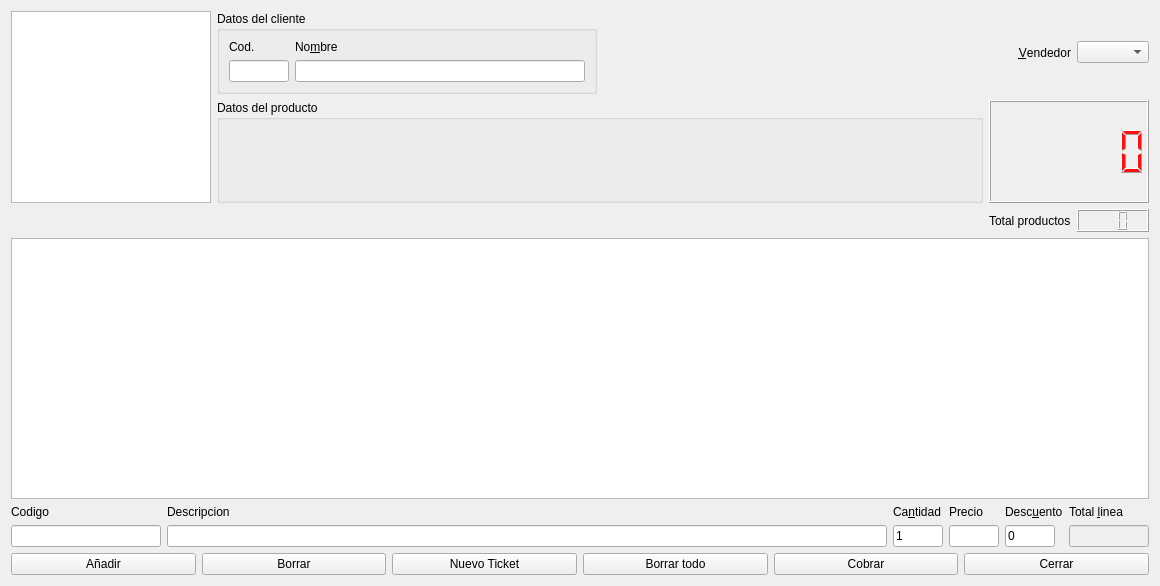
<?xml version="1.0" encoding="UTF-8"?>
<ui version="4.0">
 <class>Tpv</class>
 <widget class="QWidget" name="Tpv">
  <property name="windowModality">
   <enum>Qt::ApplicationModal</enum>
  </property>
  <property name="geometry">
   <rect>
    <x>0</x>
    <y>0</y>
    <width>1160</width>
    <height>586</height>
   </rect>
  </property>
  <property name="sizePolicy">
   <sizepolicy hsizetype="Maximum" vsizetype="Maximum">
    <horstretch>0</horstretch>
    <verstretch>0</verstretch>
   </sizepolicy>
  </property>
  <property name="windowTitle">
   <string>TPV</string>
  </property>
  <layout class="QGridLayout" name="gridLayout_3">
   <item row="5" column="0" colspan="5">
    <widget class="QTableView" name="tableView">
     <property name="editTriggers">
      <set>QAbstractItemView::NoEditTriggers</set>
     </property>
     <property name="selectionMode">
      <enum>QAbstractItemView::SingleSelection</enum>
     </property>
     <property name="selectionBehavior">
      <enum>QAbstractItemView::SelectRows</enum>
     </property>
    </widget>
   </item>
   <item row="4" column="4">
    <widget class="QLCDNumber" name="lcdProductos">
     <property name="font">
      <font>
       <weight>75</weight>
       <bold>true</bold>
      </font>
     </property>
     <property name="autoFillBackground">
      <bool>false</bool>
     </property>
     <property name="styleSheet">
      <string notr="true">color: rgb(0, 0, 255);</string>
     </property>
     <property name="inputMethodHints">
      <set>Qt::ImhNone</set>
     </property>
     <property name="digitCount">
      <number>3</number>
     </property>
    </widget>
   </item>
   <item row="4" column="3">
    <widget class="QLabel" name="label_6">
     <property name="text">
      <string>Total productos</string>
     </property>
    </widget>
   </item>
   <item row="0" column="3">
    <widget class="QLabel" name="label_vendedor">
     <property name="layoutDirection">
      <enum>Qt::LeftToRight</enum>
     </property>
     <property name="text">
      <string>&amp;Vendedor</string>
     </property>
     <property name="alignment">
      <set>Qt::AlignRight|Qt::AlignTrailing|Qt::AlignVCenter</set>
     </property>
     <property name="buddy">
      <cstring>comboBox_vendedor</cstring>
     </property>
    </widget>
   </item>
   <item row="1" column="3" rowspan="3" colspan="2">
    <widget class="QLCDNumber" name="lcdNumber_total">
     <property name="enabled">
      <bool>true</bool>
     </property>
     <property name="font">
      <font>
       <pointsize>14</pointsize>
      </font>
     </property>
     <property name="cursor">
      <cursorShape>ArrowCursor</cursorShape>
     </property>
     <property name="autoFillBackground">
      <bool>false</bool>
     </property>
     <property name="styleSheet">
      <string notr="true">color: rgb(255, 16, 16);</string>
     </property>
     <property name="inputMethodHints">
      <set>Qt::ImhNone</set>
     </property>
     <property name="frameShape">
      <enum>QFrame::Box</enum>
     </property>
     <property name="lineWidth">
      <number>1</number>
     </property>
     <property name="midLineWidth">
      <number>0</number>
     </property>
     <property name="smallDecimalPoint">
      <bool>false</bool>
     </property>
     <property name="digitCount">
      <number>6</number>
     </property>
     <property name="segmentStyle">
      <enum>QLCDNumber::Filled</enum>
     </property>
     <property name="value" stdset="0">
      <double>0.000000000000000</double>
     </property>
     <property name="intValue" stdset="0">
      <number>0</number>
     </property>
    </widget>
   </item>
   <item row="0" column="0" rowspan="4">
    <widget class="QTableView" name="tableViewTicketsPendientes">
     <property name="maximumSize">
      <size>
       <width>200</width>
       <height>16777215</height>
      </size>
     </property>
     <property name="editTriggers">
      <set>QAbstractItemView::NoEditTriggers</set>
     </property>
     <property name="alternatingRowColors">
      <bool>true</bool>
     </property>
     <property name="selectionMode">
      <enum>QAbstractItemView::SingleSelection</enum>
     </property>
     <property name="selectionBehavior">
      <enum>QAbstractItemView::SelectRows</enum>
     </property>
    </widget>
   </item>
   <item row="6" column="0" colspan="5">
    <layout class="QGridLayout" name="gridLayout">
     <item row="0" column="0">
      <widget class="QLabel" name="label">
       <property name="text">
        <string>Codigo</string>
       </property>
       <property name="buddy">
        <cstring>lineEdit_cod</cstring>
       </property>
      </widget>
     </item>
     <item row="0" column="1">
      <widget class="QLabel" name="label_2">
       <property name="text">
        <string>Descripcion</string>
       </property>
       <property name="buddy">
        <cstring>lineEdit_desc</cstring>
       </property>
      </widget>
     </item>
     <item row="0" column="2">
      <widget class="QLabel" name="label_3">
       <property name="text">
        <string>Ca&amp;ntidad</string>
       </property>
       <property name="buddy">
        <cstring>lineEdit_Uds</cstring>
       </property>
      </widget>
     </item>
     <item row="0" column="3">
      <widget class="QLabel" name="label_7">
       <property name="text">
        <string>Precio</string>
       </property>
       <property name="buddy">
        <cstring>lineEdit_precio</cstring>
       </property>
      </widget>
     </item>
     <item row="0" column="4">
      <widget class="QLabel" name="label_4">
       <property name="text">
        <string>Desc&amp;uento</string>
       </property>
       <property name="buddy">
        <cstring>lineEdit_descuento</cstring>
       </property>
      </widget>
     </item>
     <item row="0" column="5">
      <widget class="QLabel" name="label_5">
       <property name="text">
        <string>Total &amp;linea</string>
       </property>
       <property name="buddy">
        <cstring>lineEdit_6</cstring>
       </property>
      </widget>
     </item>
     <item row="1" column="0">
      <widget class="QLineEdit" name="lineEdit_cod">
       <property name="maximumSize">
        <size>
         <width>150</width>
         <height>16777215</height>
        </size>
       </property>
       <property name="text">
        <string/>
       </property>
       <property name="maxLength">
        <number>13</number>
       </property>
      </widget>
     </item>
     <item row="1" column="1">
      <widget class="QLineEdit" name="lineEdit_desc"/>
     </item>
     <item row="1" column="2">
      <widget class="QLineEdit" name="lineEdit_Uds">
       <property name="maximumSize">
        <size>
         <width>50</width>
         <height>16777215</height>
        </size>
       </property>
       <property name="inputMethodHints">
        <set>Qt::ImhDigitsOnly</set>
       </property>
       <property name="text">
        <string>1</string>
       </property>
       <property name="maxLength">
        <number>3</number>
       </property>
      </widget>
     </item>
     <item row="1" column="3">
      <widget class="QLineEdit" name="lineEdit_precio">
       <property name="maximumSize">
        <size>
         <width>50</width>
         <height>16777215</height>
        </size>
       </property>
       <property name="maxLength">
        <number>6</number>
       </property>
      </widget>
     </item>
     <item row="1" column="4">
      <widget class="QLineEdit" name="lineEdit_descuento">
       <property name="maximumSize">
        <size>
         <width>50</width>
         <height>16777215</height>
        </size>
       </property>
       <property name="text">
        <string>0</string>
       </property>
       <property name="maxLength">
        <number>3</number>
       </property>
      </widget>
     </item>
     <item row="1" column="5">
      <widget class="QLineEdit" name="lineEdit_6">
       <property name="enabled">
        <bool>false</bool>
       </property>
       <property name="maximumSize">
        <size>
         <width>80</width>
         <height>16777215</height>
        </size>
       </property>
      </widget>
     </item>
    </layout>
   </item>
   <item row="0" column="1">
    <widget class="QGroupBox" name="groupBox_cliente">
     <property name="maximumSize">
      <size>
       <width>800</width>
       <height>16777215</height>
      </size>
     </property>
     <property name="title">
      <string>Datos del cliente</string>
     </property>
     <layout class="QGridLayout" name="gridLayout_2">
      <item row="0" column="0">
       <widget class="QLabel" name="label_cod_cliente">
        <property name="text">
         <string>Cod.</string>
        </property>
        <property name="buddy">
         <cstring>lineEdit_cod_cliente</cstring>
        </property>
       </widget>
      </item>
      <item row="1" column="2">
       <widget class="QLineEdit" name="lineEdit_nobre_cliente"/>
      </item>
      <item row="0" column="2">
       <widget class="QLabel" name="label_nombr_cliente">
        <property name="text">
         <string>No&amp;mbre</string>
        </property>
        <property name="buddy">
         <cstring>lineEdit_nobre_cliente</cstring>
        </property>
       </widget>
      </item>
      <item row="1" column="0">
       <widget class="QLineEdit" name="lineEdit_cod_cliente">
        <property name="maximumSize">
         <size>
          <width>60</width>
          <height>16777215</height>
         </size>
        </property>
        <property name="maxLength">
         <number>3</number>
        </property>
       </widget>
      </item>
     </layout>
    </widget>
   </item>
   <item row="0" column="4">
    <widget class="QComboBox" name="comboBox_vendedor"/>
   </item>
   <item row="7" column="0" colspan="5">
    <layout class="QHBoxLayout" name="horizontalLayout">
     <item>
      <widget class="QPushButton" name="btn_anadir">
       <property name="text">
        <string>Añadir</string>
       </property>
      </widget>
     </item>
     <item>
      <widget class="QPushButton" name="btn_borrar">
       <property name="text">
        <string>Borrar</string>
       </property>
       <property name="shortcut">
        <string>Del</string>
       </property>
      </widget>
     </item>
     <item>
      <widget class="QPushButton" name="btn_modificar">
       <property name="toolTip">
        <string>Nuevo Ticket Ctrl+N</string>
       </property>
       <property name="text">
        <string>Nuevo Ticket</string>
       </property>
       <property name="shortcut">
        <string>Ctrl+N</string>
       </property>
      </widget>
     </item>
     <item>
      <widget class="QPushButton" name="pushButtonBorrarTodo">
       <property name="text">
        <string>Borrar todo</string>
       </property>
      </widget>
     </item>
     <item>
      <widget class="QPushButton" name="btn_cobrar">
       <property name="toolTip">
        <string>&lt;html&gt;&lt;head/&gt;&lt;body&gt;&lt;p&gt;Cobrar (F8)&lt;/p&gt;&lt;/body&gt;&lt;/html&gt;</string>
       </property>
       <property name="text">
        <string>Cobrar</string>
       </property>
       <property name="shortcut">
        <string>F8</string>
       </property>
      </widget>
     </item>
     <item>
      <widget class="QPushButton" name="btn_cerrar">
       <property name="toolTip">
        <string>&lt;html&gt;&lt;head/&gt;&lt;body&gt;&lt;p&gt;Cerrar Esc&lt;/p&gt;&lt;/body&gt;&lt;/html&gt;</string>
       </property>
       <property name="text">
        <string>Cerrar</string>
       </property>
       <property name="shortcut">
        <string>Esc</string>
       </property>
      </widget>
     </item>
    </layout>
   </item>
   <item row="0" column="2">
    <spacer name="horizontalSpacer">
     <property name="orientation">
      <enum>Qt::Horizontal</enum>
     </property>
     <property name="sizeHint" stdset="0">
      <size>
       <width>40</width>
       <height>20</height>
      </size>
     </property>
    </spacer>
   </item>
   <item row="1" column="1" rowspan="3" colspan="2">
    <widget class="QGroupBox" name="groupBox">
     <property name="focusPolicy">
      <enum>Qt::ClickFocus</enum>
     </property>
     <property name="title">
      <string>Datos del producto</string>
     </property>
    </widget>
   </item>
  </layout>
 </widget>
 <tabstops>
  <tabstop>lineEdit_cod_cliente</tabstop>
  <tabstop>lineEdit_cod</tabstop>
  <tabstop>lineEdit_desc</tabstop>
  <tabstop>lineEdit_Uds</tabstop>
  <tabstop>lineEdit_precio</tabstop>
  <tabstop>lineEdit_descuento</tabstop>
  <tabstop>btn_anadir</tabstop>
  <tabstop>btn_borrar</tabstop>
  <tabstop>btn_modificar</tabstop>
  <tabstop>pushButtonBorrarTodo</tabstop>
  <tabstop>btn_cobrar</tabstop>
  <tabstop>btn_cerrar</tabstop>
  <tabstop>lineEdit_6</tabstop>
  <tabstop>tableView</tabstop>
  <tabstop>tableViewTicketsPendientes</tabstop>
  <tabstop>lineEdit_nobre_cliente</tabstop>
 </tabstops>
 <resources/>
 <connections>
  <connection>
   <sender>btn_cerrar</sender>
   <signal>clicked()</signal>
   <receiver>Tpv</receiver>
   <slot>close()</slot>
   <hints>
    <hint type="sourcelabel">
     <x>811</x>
     <y>540</y>
    </hint>
    <hint type="destinationlabel">
     <x>713</x>
     <y>550</y>
    </hint>
   </hints>
  </connection>
  <connection>
   <sender>lineEdit_Uds</sender>
   <signal>returnPressed()</signal>
   <receiver>lineEdit_cod</receiver>
   <slot>setFocus()</slot>
   <hints>
    <hint type="sourcelabel">
     <x>472</x>
     <y>509</y>
    </hint>
    <hint type="destinationlabel">
     <x>218</x>
     <y>509</y>
    </hint>
   </hints>
  </connection>
  <connection>
   <sender>lineEdit_Uds</sender>
   <signal>returnPressed()</signal>
   <receiver>lineEdit_cod</receiver>
   <slot>selectAll()</slot>
   <hints>
    <hint type="sourcelabel">
     <x>472</x>
     <y>509</y>
    </hint>
    <hint type="destinationlabel">
     <x>145</x>
     <y>509</y>
    </hint>
   </hints>
  </connection>
  <connection>
   <sender>lineEdit_descuento</sender>
   <signal>returnPressed()</signal>
   <receiver>lineEdit_cod</receiver>
   <slot>setFocus()</slot>
   <hints>
    <hint type="sourcelabel">
     <x>699</x>
     <y>509</y>
    </hint>
    <hint type="destinationlabel">
     <x>158</x>
     <y>509</y>
    </hint>
   </hints>
  </connection>
  <connection>
   <sender>lineEdit_descuento</sender>
   <signal>returnPressed()</signal>
   <receiver>lineEdit_cod</receiver>
   <slot>selectAll()</slot>
   <hints>
    <hint type="sourcelabel">
     <x>699</x>
     <y>509</y>
    </hint>
    <hint type="destinationlabel">
     <x>153</x>
     <y>509</y>
    </hint>
   </hints>
  </connection>
  <connection>
   <sender>lineEdit_precio</sender>
   <signal>returnPressed()</signal>
   <receiver>lineEdit_cod</receiver>
   <slot>setFocus()</slot>
   <hints>
    <hint type="sourcelabel">
     <x>533</x>
     <y>497</y>
    </hint>
    <hint type="destinationlabel">
     <x>127</x>
     <y>497</y>
    </hint>
   </hints>
  </connection>
  <connection>
   <sender>lineEdit_precio</sender>
   <signal>returnPressed()</signal>
   <receiver>lineEdit_cod</receiver>
   <slot>selectAll()</slot>
   <hints>
    <hint type="sourcelabel">
     <x>533</x>
     <y>497</y>
    </hint>
    <hint type="destinationlabel">
     <x>127</x>
     <y>497</y>
    </hint>
   </hints>
  </connection>
 </connections>
 <slots>
  <slot>buscar_producto()</slot>
 </slots>
</ui>
